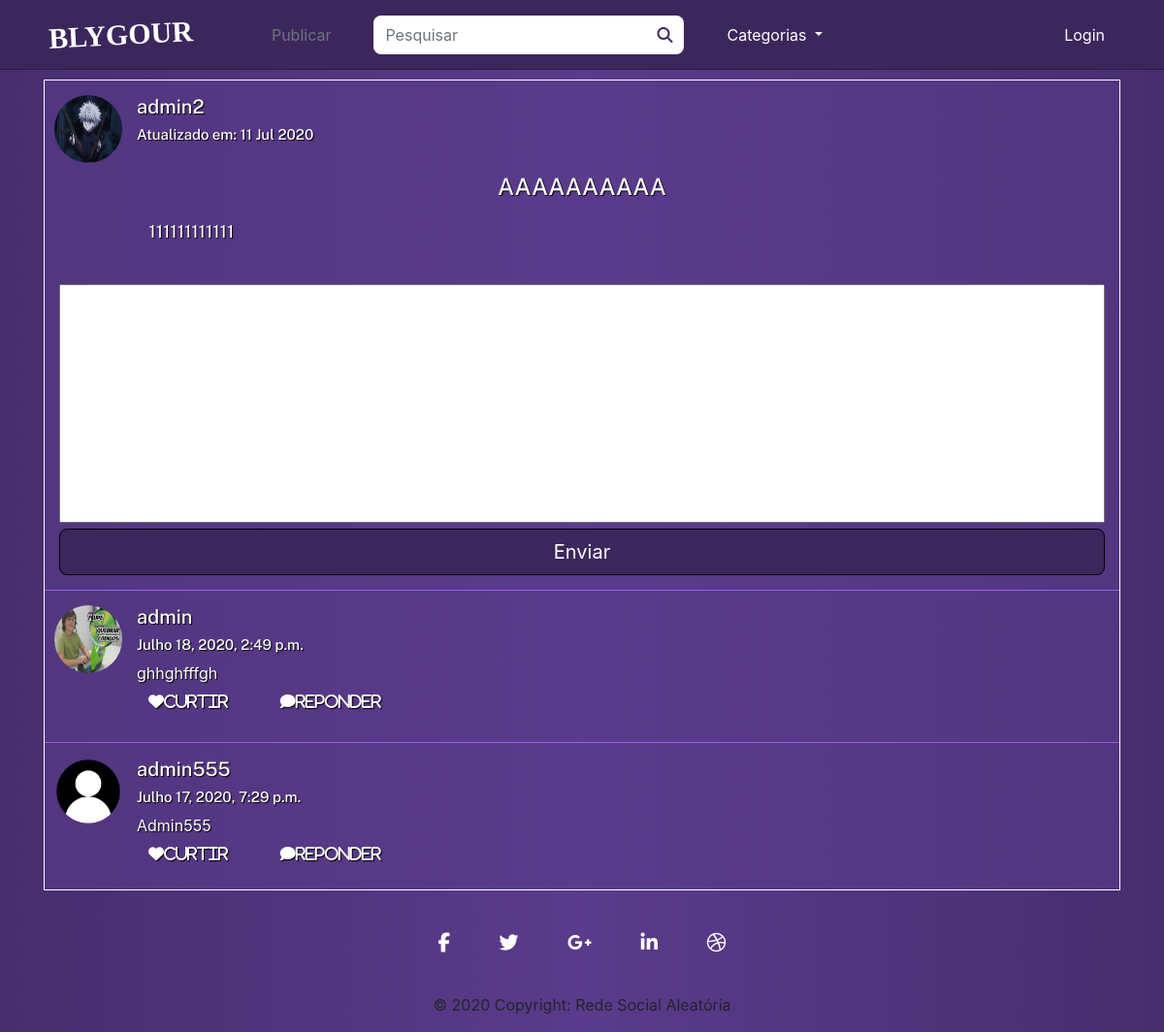
/19, run on the app's committed database.
### posts/models.py (models this page shows, shortened)
class Post(models.Model):
    title = models.CharField('Título', max_length=100)
    text = models.TextField('Texto da Postagem')
    user = models.ForeignKey(get_user_model(), on_delete=models.CASCADE, null=True, blank=True)
    image = models.ImageField(upload_to = get_file_path, verbose_name='Imagem', null=True, blank=True)
    created_at = models.DateTimeField('Criado em :', auto_now_add = True)
    updated_at = models.DateTimeField('Modificado em :', auto_now = True)
    class Meta:
        verbose_name = 'Postagem'
        verbose_name_plural = 'Postagens'
        ordering = ['text']

class Comments(models.Model):
    user = models.ForeignKey(get_user_model(), verbose_name='Usuário', on_delete=models.CASCADE)
    post = models.ForeignKey(Post, verbose_name='Post', on_delete=models.CASCADE)
    comment = models.TextField('Texto da Postagem')
    created_at = models.DateTimeField('Criado em :', auto_now_add = True)
    updated_at = models.DateTimeField('Modificado em :', auto_now = True)
    class Meta:
        verbose_name = 'Comentário'
        verbose_name_plural = 'Comentários'
        ordering = ['created_at']

### users/models.py (models this page shows, shortened)
class User(AbstractUser, PermissionsMixin):
    username = models.CharField('Nome do usuário', max_length=30, unique=True)
    email = models.EmailField('Email', unique=True)
    profile_picture = models.ImageField(upload_to = get_file_path, verbose_name='Imagem', null=True, blank=True)
    is_active = models.BooleanField('Está Ativo?', blank=True, default=True)
    is_staff = models.BooleanField('É da equipe?', blank=True, default=False)
    is_superuser = models.BooleanField('É super Usuário?', blank=True, default=False)
    date_joined = models.DateField('Data de Entrada', auto_now_add=True)
    first_name = None
    last_name = None
    objects = UserManager()
    USERNAME_FIELD = 'username'
    REQUIRED_FIELDS = ['email']
    def __str__(self):
        return self.username
    class Meta:
        verbose_name = 'Usuário'
        verbose_name_plural = 'Usuários'

### posts/views.py (the view)
# urls.py: path('<int:id>', views.viewPost, name='posts-view'),
def viewPost(request, id):
    post = get_object_or_404(Post, pk=id)
    comments = Comments.objects.all().order_by('-created_at').filter(post = post)
    if request.method == 'POST':
        form = CommentsForm(request.POST or None)
        if form.is_valid():
            comment = form.save(commit = False)
            comment.user = request.user
            comment.post = post
            comment.save()
            messages.success(request, 'Comentário enviado com Sucesso')
            return redirect('posts:posts-view', id=post.id)
    else:
        form = CommentsForm(request.POST)
        context = {
            'post': post,
            'comments': comments,
            'form': form,
        }
        return render(request, 'posts/details.html', context)

### posts/forms.py
class CommentsForm(forms.ModelForm):
    widgets = {
            'text': forms.Textarea(attrs={
                'class': 'form-control',
                'placeholder': 'Digite aqui o seu comentário',
            }),
        }
    class Meta:
        model = Comments
        fields = ('comment',)

### posts/templates/posts/details.html (shortened to what this page needs)
{% extends 'posts/index.html' %}
{% load static %}
{% load crispy_forms_tags %}
{% block content %}
    <div class="container view-posts">
        {% block user_informations %}
            {{ block.super }}
        {% endblock user_informations %}
        <div class="row title">
            <div class="col-1"></div>
            <div class="col-10">
                <h2>{{ post.title|upper }}</h2>
            </div>
            <div class="col-1"></div>
        </div>
        <div class="row post">
            <div class="col-1"></div>
            <div class="col-10">
                {{ post.text|linebreaks}}
            </div>
        </div>
        <div class="row">
            <div class="col-12">
                <form method="POST" enctype="multipart/form-data">
                    <div class="field">
                        {{ form.comment }}
                    </div>
                    <input type="submit" class="btn btn-lg btn-block" value="Enviar">
                </form>
            </div>
        </div>
        {% for comment in comments %}
            <div class="row user comments">
                <div>
                    <a href="{% url 'posts:profile_user' comment.user.username %}" class='user'>
                    {% if comment.user.profile_picture %}
                        <img class='user-picture' src="/media/{{ comment.user.profile_picture }}" alt="Profile Picture {{ post.user }}">
                    {% else %}
                        <img class='user-picture' src="/media/profiles/avatar.png" alt="Default profile picture">
                    {% endif %}
                </div>
                <div class="col">
                    <h5>
                        {{ comment.user }}</a>
                    </h5>
                    <h6 class="data-update">{{ comment.updated_at }}</h6>
                    {{ comment.comment }}
                    <h5>
                        <a class="btn" id="answer-button">
                            <i class="fas fa-heart">Curtir</i>
                        </a>
                        <a class="btn" id="answer-button" onclick="AparecerResposta('{{ comment.id }}')">
                            <i class="fas fa-comment">Reponder</i>
                        </a>
                    </h5>
                </div>
            </div>
        {% endfor %}
    </div>
{% endblock content %}

### posts/templates/posts/index.html (shortened to what this page needs)
{% extends 'base.html' %}
{% load static %}
{% block styles %}
    <link rel="stylesheet" href="{% static 'css/add-post.css' %}">
    <link rel="stylesheet" href="{% static 'css/index.css' %}">
{% endblock styles %}
{% block content %}
    {% for post in posts %}
            {% block user_informations %}
                <div class="row user">
                    <div>
                        <a href="{% url 'posts:profile_user' post.user.username %}" class='user'>
                            {% if post.user.profile_picture %}
                                <img class='user-picture' src="/media/{{ post.user.profile_picture }}" alt="Profile Picture {{ post.user }}">
                            {% else %}
                                <img class='user-picture' src="/media/profiles/avatar.png" alt="Default profile picture">
                            {% endif %}
                        </a>
                    </div>
                    <div class="col">
                        <h5>
                            <a href="{% url 'posts:profile_user' post.user.username %}" class='user'>{{ post.user }}</a>
                        </h5>
                        <h6 class="data-update">Atualizado em:
                            {{ post.updated_at|date:"d M Y" }}</h6>
                    </div>
                </div>
            {% endblock user_informations %}
    {% endfor %}
{% endblock content %}

### posts/static/css/style.css (style rules this page uses)
:root { --roxo-principal: #3B275C; --roxo-escuro: #241838; --roxo-claro: #5A3B8C; }
body { background-image: linear-gradient(to right, #472E6E, #5A3B8C, #472E6E); }
h1, h2, h3, h4, h5, h6, p { color: white; font-family: 'Public Sans', sans-serif; }
a, a:hover, a:focus { text-decoration: none; box-shadow: none; border: none; outline: none; }
input, input:hover, input:focus, .btn, .btn:hover, .btn:focus, .form-control, .form-control:hover, .form-control:focus { box-shadow: none; border: none; outline: none; border-radius: 8px; }
.conteudo .view-posts { background-image: linear-gradient(to right, #523680, #5A3B8C, #523680); }

### posts/static/css/add-post.css (style rules this page uses)
textarea { margin-top: 15px; resize: none; }
input[type='submit'] { background-color: var(--roxo-principal); border: 1px solid black; color: white; }

### posts/static/css/index.css (style rules this page uses)
h1, h2, h3, h4, h5, h6, p { text-shadow: 1px 1px 1px black; }
.view-posts { border: 1px solid white; margin-top: 5px; }
.row.user { margin-bottom: 10px; margin-top: 15px; }
.row.user img.user-picture { height: 70px; width: 70px; border-radius: 50vh; margin-left: 10px; }
a.user { color: white; }
.data-update { font-size: 15px; }
.row.user.comments { border-top: 1px solid #9761E8; padding-top: 15px; color: white; text-shadow: 1px 1px 1px black; }
.comments-actions i, .comments i { justify-content: center; margin-right: 25px; }
.view-posts .title h2 { text-align: center; font-size: max(24px, 1vw); overflow-wrap: break-word; }
.view-posts .post { margin-bottom: 10px; margin-top: 10px; box-shadow: none; }
.view-posts .post p { font-size: max(18px, 0.8vw); overflow-wrap: break-word; }
textarea { width: 100%; }

### data on the page
Post: user.profile_picture (picture), user "admin2", updated_at "11 Jul 2020", title "AAAAAAAAAA", text "111111111111"
Comments: user.profile_picture (picture), user "admin", updated_at "Julho 18, 2020, 2:49 p.m.", comment "ghhghfffgh"
Comments: user "admin555", updated_at "Julho 17, 2020, 7:29 p.m.", comment "Admin555"
